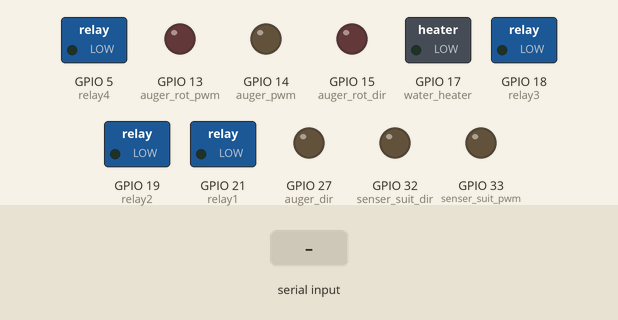
The sketch below on a simulated ESP32. Shown: switched loads named in the sketch (green lamp = pin HIGH), output pins drawn as LEDs (lit = HIGH). Inputs (shaded band) come from the test bench. What the sketch prints to the serial monitor is not drawn.

Above: at 1.2 s.
1.3 s: "1" received over Serial
At 2.2 s:
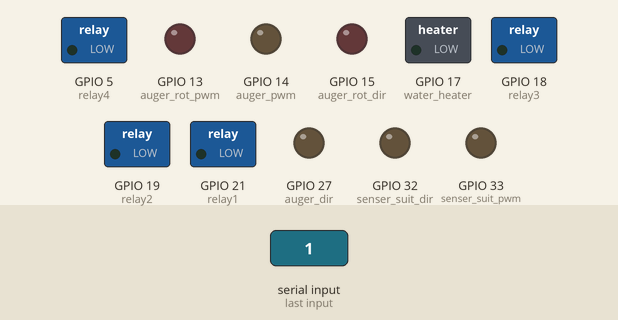
2.9 s: "2" received over Serial
At 3.4 s:
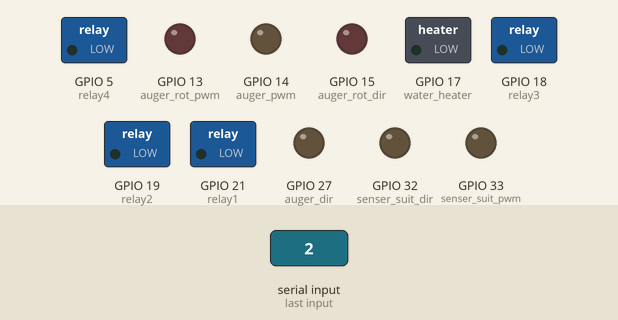
4.5 s: "5" received over Serial
At 5.0 s:
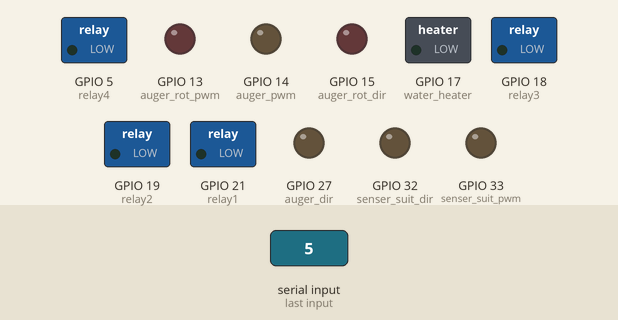
6.1 s: "6" received over Serial
At 7.4 s:
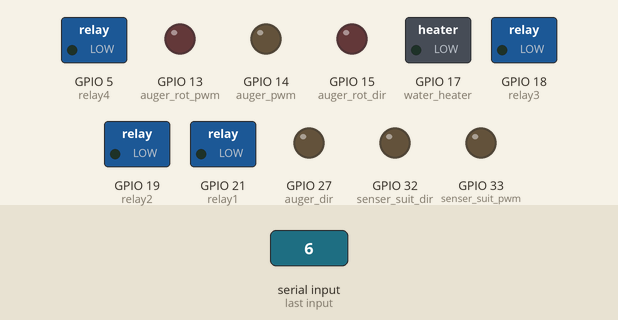
7.7 s: "7" received over Serial
At 8.6 s:
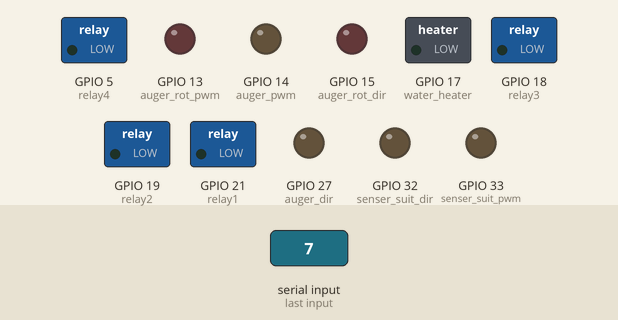
9.3 s: "8" received over Serial
At 9.7 s:
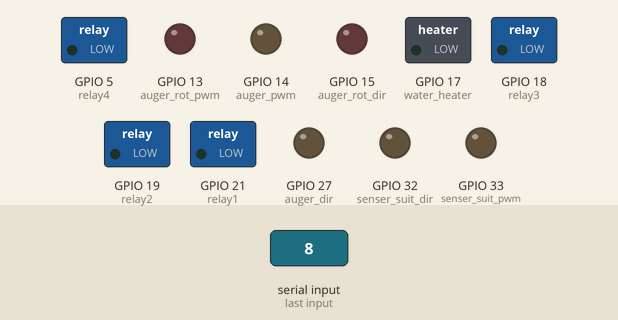
Timing chart, 0 to 11.9 s (numbered marks = the images above; inputs shaded):
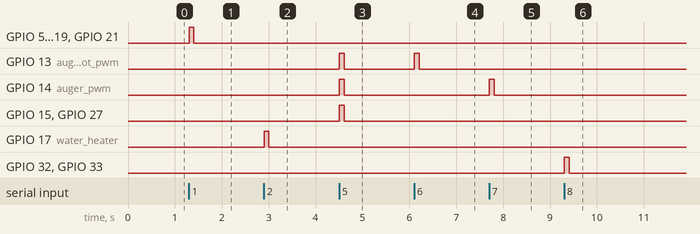

The sketch:

SM_V1.ino
```cpp
#include <Arduino.h>
#include <iostream>
#include <string>

HardwareSerial Receiver(0);

std::string buffer = "";//This creates a new variable called "buffer" of type std::string and assigns an empty string to it.

const int freq = 5000;
const int channel1 = 0;
const int channel2 = 1;
const int channel3 = 2;
const int resolution = 8;
unsigned long previous_millis = 0;
const int debounce_time = 1000;  // debounce time in milliseconds
bool current_direction = LOW;
int stepsPerRevolution = 200;

#define relay1 21
#define relay2 19
#define relay3 18
#define relay4 5
#define water_heater 17
#define stepper_step 23
#define stepper_dir 22
#define auger_pwm 14
#define auger_dir 27
#define auger_rot_pwm 13
#define auger_rot_dir 15
#define senser_suit_pwm 33
#define senser_suit_dir 32
#define limit_switch_top 34

char sm = '0';
//void IRAM_ATTR function_ISR() {
//  ets_printf("Limit Switch Triggered");
//  for (int i = 0; i < 5000; i++)
//  {
//    digitalWrite(auger_dir, HIGH);
//    digitalWrite(auger_rot_dir, HIGH);
//    ledcWrite(channel1, 255);
//    ledcWrite(channel2, 255);
//  }
//
//}
void Stop(void) {
  Serial.println("Stop");
  ledcWrite(channel1, 0);
  ledcWrite(channel2, 0);
  ledcWrite(channel3, 0);
  digitalWrite(relay1, LOW);
  digitalWrite(relay2, LOW);
  digitalWrite(relay3, LOW);
  digitalWrite(relay4, LOW);
  digitalWrite(water_heater, LOW);
  digitalWrite(stepper_step, LOW);
  digitalWrite(auger_dir, LOW);
  digitalWrite(auger_rot_dir, LOW);
  digitalWrite(senser_suit_dir, LOW);

}
void setup()
{

  Serial.begin(115200);
  Receiver.begin(115200); //(baud rate,protocol,Tx,Rx)

  //  pinMode(limit_switch_top, INPUT_PULLUP);
//  attachInterrupt(limit_switch_top, function_ISR, CHANGE);
  pinMode(relay1, OUTPUT);          // relay 1
  pinMode(relay2, OUTPUT);          // relay 2
  pinMode(relay3, OUTPUT);          // relay 3
  pinMode(relay4, OUTPUT);          // relay 4
  pinMode(water_heater, OUTPUT);    // water heater
  pinMode(stepper_step, OUTPUT);    // stepper step
  pinMode(stepper_dir, OUTPUT);     // stepper direction
  pinMode(auger_dir, OUTPUT);       // auger actuation direction
  pinMode(auger_rot_dir, OUTPUT);   // auger rotation direction
  pinMode(senser_suit_dir, OUTPUT); // sensor suite direction
  pinMode(limit_switch_top, INPUT); //Limit Switch

  ledcSetup(channel1, freq, resolution);
  ledcSetup(channel2, freq, resolution);
  ledcSetup(channel3, freq, resolution);

  ledcAttachPin(auger_pwm, channel1);       // auger actuation PWM
  ledcAttachPin(auger_rot_pwm, channel2);   // auger rotation PWM
  ledcAttachPin(senser_suit_pwm, channel3); // sensor suite PWM


  ledcWrite(channel1, 0);
  ledcWrite(channel2, 0);
  ledcWrite(channel3, 0);
  digitalWrite(relay1, LOW);
  digitalWrite(relay2, LOW);
  digitalWrite(relay3, LOW);
  digitalWrite(relay4, LOW);
  digitalWrite(water_heater, LOW);
  digitalWrite(stepper_step, LOW);
  digitalWrite(stepper_dir, LOW);
  digitalWrite(auger_dir, LOW);
  digitalWrite(auger_rot_dir, LOW);
  digitalWrite(senser_suit_dir, LOW);
}

void loop()
{
  if (Receiver.available()) {


    while (Receiver.available())
    {
      char RxdChar = Receiver.read();
      Serial.println(RxdChar);
      SMControl(RxdChar);
    }

    delay(100);
  }
  else
  {
    Stop();
  }

}
  void SMControl(char buffer)
  {
    switch (buffer)
    {
      case '0': // safety
        ledcWrite(channel1, 0);
        ledcWrite(channel2, 0);
        ledcWrite(channel3, 0);
        digitalWrite(relay1, LOW);
        digitalWrite(relay2, LOW);
        digitalWrite(relay3, LOW);
        digitalWrite(relay4, LOW);
        digitalWrite(water_heater, LOW);
        digitalWrite(stepper_step, LOW);
        digitalWrite(auger_dir, LOW);
        digitalWrite(auger_rot_dir, LOW);
        digitalWrite(senser_suit_dir, LOW);
        break;

      case '1': // relay 1,2,3,4
        Serial.println("Hey its 1");
        digitalWrite(relay1, HIGH);
        digitalWrite(relay2, HIGH);
        digitalWrite(relay3, HIGH);
        digitalWrite(relay4, HIGH);
        break;

      case '2': // water heater
        digitalWrite(water_heater, HIGH);
        break;

      case '3': // servo rotate
        Serial.println(current_direction);
        //      digitalWrite(stepper_dir, current_direction);
        for (int x = 0; x < 3; x++)
        {
          digitalWrite(stepper_step, HIGH);
          delayMicroseconds(500);
          digitalWrite(stepper_step, LOW);
          delayMicroseconds(500);
        }
        //      digitalWrite(stepper_step, HIGH);
        //      delayMicroseconds(200);
        //      digitalWrite(stepper_step, LOW);
        //      delayMicroseconds(200);
        break;

      case '4': // servo direction toggle
        Serial.println(current_direction);
        if (millis() - previous_millis >= debounce_time) {
          previous_millis = millis();
          if (current_direction == LOW) {
            digitalWrite(stepper_dir, HIGH);
            current_direction = HIGH;
          }
          else {
            digitalWrite(stepper_dir, LOW);
            current_direction = LOW;
          }
        }
        break;

      case '5': // auger down with rotation
        Serial.println("Hey its 500 mo-fkers");
        for (int i = 0; i < 500; i++) {


          digitalWrite(auger_dir, HIGH);
          digitalWrite(auger_rot_dir, HIGH);
          ledcWrite(channel1, 255);
          ledcWrite(channel2, 255);
        }
        break;

      case '6': // auger up]
        for (int i = 0; i < 500; i++)
        {
          digitalWrite(auger_dir, LOW);
          digitalWrite(auger_rot_dir, LOW);
          ledcWrite(channel1, 0);
          ledcWrite(channel2, 255);
        }
        break;

      case '7': // auger rotation for deposition
        for (int i = 0; i < 500; i++)
        {

          digitalWrite(auger_dir, LOW);
          digitalWrite(auger_rot_dir, LOW);
          ledcWrite(channel1, 255);
          ledcWrite(channel2, 0);
        }
        break;

      case '8': // sensor suite up
        for (int i = 0; i < 500; i++)
        {

          digitalWrite(senser_suit_dir, HIGH);
          ledcWrite(channel3, 255);
        }
        break;

      case '9': // sensor suite down
        for (int i = 0; i < 500; i++)
        {

          digitalWrite(senser_suit_dir, LOW);
          ledcWrite(channel3, 255);
        }
        break;
      case 'A': // ESP Restart
        ESP.restart();
        break;

      default:
        ledcWrite(channel1, 0);
        ledcWrite(channel2, 0);
        ledcWrite(channel3, 0);
        break;
    }
  }
```

Measured:
- after the input at 1.3 s, GPIO 5 (relay4), GPIO 18 (relay3), GPIO 19 (relay2), GPIO 21 (relay1): LOW → HIGH at once, → LOW 0.10 s later
- after the input at 2.9 s, GPIO 17 (water_heater): LOW → HIGH at once, → LOW 0.10 s later
- after the input at 4.5 s, GPIO 13 (auger_rot_pwm), GPIO 14 (auger_pwm), GPIO 15 (auger_rot_dir), GPIO 27 (auger_dir): LOW → HIGH at once, → LOW 0.11 s later
- after the input at 6.1 s, GPIO 13 (auger_rot_pwm): LOW → HIGH at once, → LOW 0.11 s later
- after the input at 7.7 s, GPIO 14 (auger_pwm): LOW → HIGH at once, → LOW 0.11 s later
- after the input at 9.3 s, GPIO 32 (senser_suit_dir), GPIO 33 (senser_suit_pwm): LOW → HIGH at once, → LOW 0.11 s later
